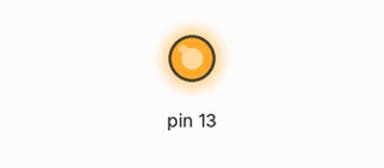
A sketch run on a simulated Arduino Uno, built with avr-gcc and run on an emulated ATmega328P. Parts: output pins drawn as LEDs (lit = HIGH).

Above: at 0.2 s.
At 3.7 s:
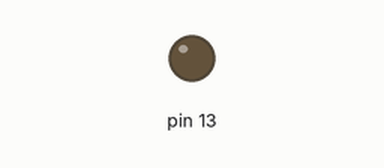
Timing chart, 0 to 8.1 s (numbered marks = the images above):
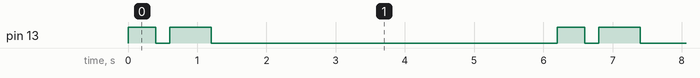

Measured:
- by itself, pin 13: repeats every 6.2 s: LOW 0.20 s, HIGH 0.60 s, LOW 5.0 s, HIGH 0.40 s
- by itself, everything shown: repeats every 6.2 s, in 4 steps

The sketch:

sketch_jun22a.ino
```cpp
int bienngoai=10;
int bienngoai2=2;
int bienngoai3=3;
void setup(){
pinMode(13,OUTPUT);
}
void loop(){
char string[64]="my name is hoang";
int i =1000;
i-=600;

digitalWrite(13,1);
delay(i);
digitalWrite(13,0);
delay(200);
digitalWrite(13,1);
delay(600);
digitalWrite(13,0);
delay(5000);

}
```
